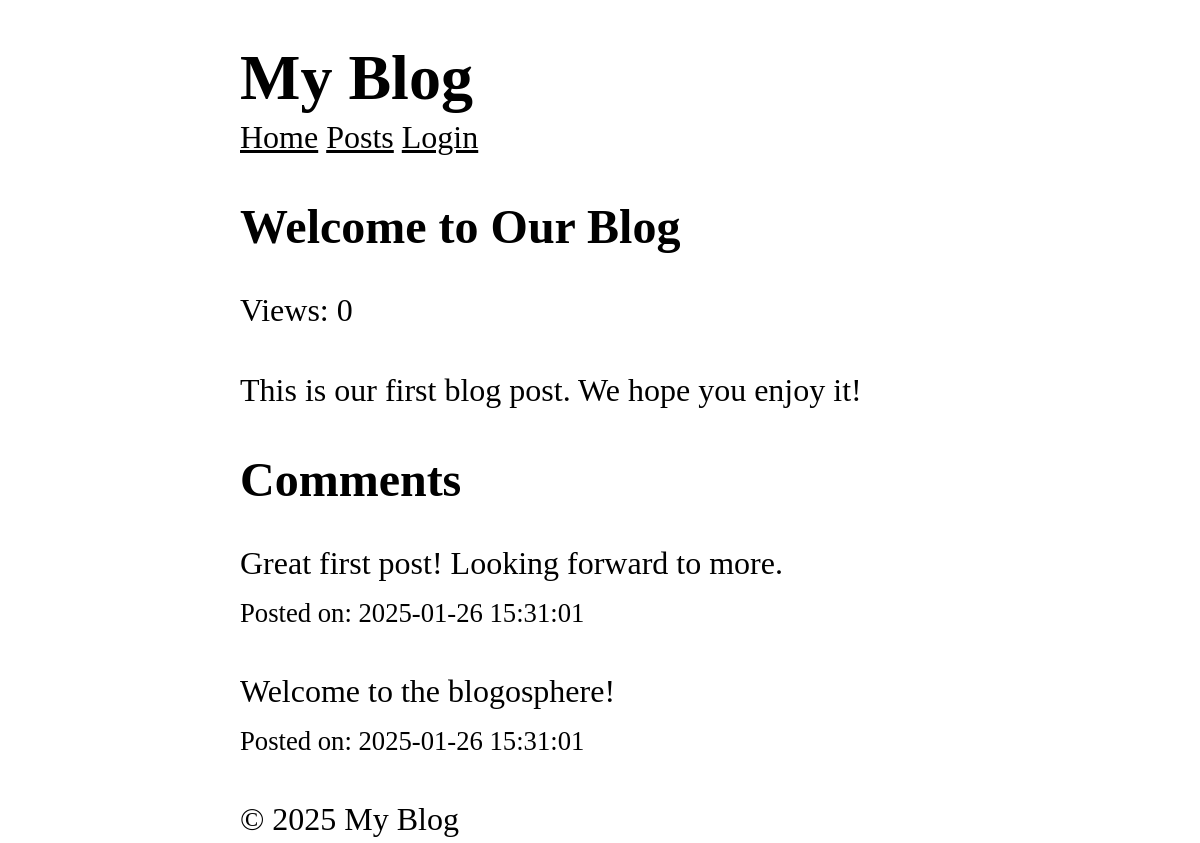
Before: /posts/1 with the older database file.
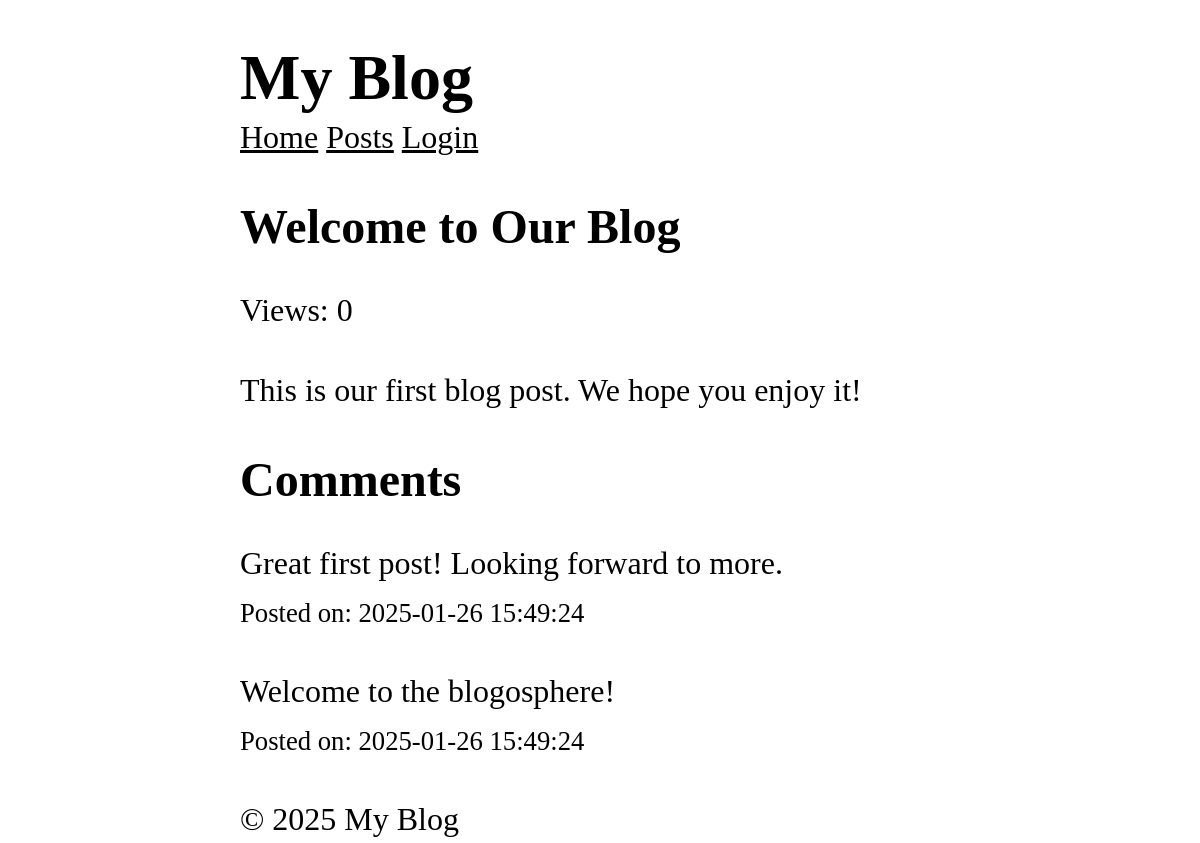
After: the same page with the newer database file.
### tables this page shows
CREATE TABLE posts (
  id INTEGER PRIMARY KEY AUTOINCREMENT,
  title TEXT NOT NULL,
  content TEXT NOT NULL,
  views INTEGER DEFAULT 0,
  user_id INTEGER NOT NULL,
  created_at DATETIME DEFAULT CURRENT_TIMESTAMP,
  FOREIGN KEY (user_id) REFERENCES users (id)
);

CREATE TABLE comments (
  id INTEGER PRIMARY KEY AUTOINCREMENT,
  content TEXT NOT NULL,
  user_id INTEGER NOT NULL,
  post_id INTEGER NOT NULL,
  created_at DATETIME DEFAULT CURRENT_TIMESTAMP,
  FOREIGN KEY (user_id) REFERENCES users (id),
  FOREIGN KEY (post_id) REFERENCES posts (id)
);

### core/Router.php (called while the page is built, shortened)
<?php
class Router
{
  protected array $routes = [];
  public function add(string $method, string $uri, string $controller): void
  {
    $this->routes[] = [
      'method' => $method,
      'uri' => $uri,
      'controller' => $controller
    ];
  }
  public function dispatch(string $uri, string $method): string
  {
    $route = $this->findRoute($uri, $method);
    [$controller, $action] = explode('@', $route['controller']);
    return $this->callAction($controller, $action, $route['params']);
  }
  protected function findRoute(string $uri, string $method): ?array
  {
    foreach ($this->routes as $route) {
      $params = $this->matchRoute($route['uri'], $uri);
      if ($params !== null && $route['method'] === $method) {
        return [...$route, 'params' => $params];
      }
    }
    return null;
  }
  protected function matchRoute(string $routeUri, string $requestUri): ?array
  {
    $routeSegments = explode('/', trim($routeUri, '/'));
    $requestSegments = explode('/', trim($requestUri, '/'));
    if (count($routeSegments) !== count($requestSegments)) {
      return null;
    }
    $params = [];
    foreach ($routeSegments as $index => $routeSegment) {
      if (str_starts_with($routeSegment, '{') && str_ends_with($routeSegment, '}')) {
        $params[trim($routeSegment, '{}')] = $requestSegments[$index];
      } elseif ($routeSegment !== $requestSegments[$index]) {
        return null;
      }
    }
    return $params;
  }
  protected function callAction(string $controller, string $action, array $params): string
  {
    return (new $controllerClass)->$action(...$params);
  }
}

### core/App.php (called while the page is built, shortened)
<?php
class App {
  protected static $container = [];
  public static function bind(string $key, mixed $value): void {
    static::$container[$key] = $value;
  }
  public static function get(string $key): mixed {
    return static::$container[$key];
  }
}

### core/Model.php (called while the page is built, shortened)
<?php
abstract class Model
{
  protected static string $table;
  public static function find(mixed $id): ?static
  {
    $db = App::get('database');
    return $db->fetch("SELECT * FROM " . static::$table . " WHERE id = ?", [$id], static::class);
  }
}

### core/Database.php (called while the page is built, shortened)
<?php
class Database
{
  protected $pdo;
  public function __construct(array $config)
  {
    try {
      $dsn = $this->createDsn($config);
      $username = $config['username'] ?? null;
      $password = $config['password'] ?? null;
      $options = $config['options'] ?? null;
      $this->pdo = new PDO($dsn, $username, $password, $options);
      $this->pdo->setAttribute(PDO::ATTR_ERRMODE, PDO::ERRMODE_EXCEPTION);
    } catch (PDOException $e) {
      throw new Exception("Could not connect to the database");
    }
  }
  protected function createDsn(array $config): string
  {
    $driver = $config['driver'];
    $dbname = $config['dbname'];
    return match ($driver) {
      'sqlite' => "sqlite:$dbname",
      default => throw new Exception("Unsupported database driver: $driver")
    };
  }
  public function query(string $sql, array $params = []): PDOStatement
  {
    $stmt = $this->pdo->prepare($sql);
    $stmt->execute($params);
    return $stmt;
  }
  public function fetchAll(string $sql, array $params = [], ?string $className = null): array
  {
    $stmt = $this->query($sql, $params);
    if ($className) {
      $results = $stmt->fetchAll(PDO::FETCH_ASSOC);
      return array_map(function ($row) use ($className) {
        $object = new $className();
        foreach ($row as $key => $value) {
          if (property_exists($object, $key)) {
            $object->$key = $value;
          }
        }
        return $object;
      }, $results);
    }
    return $stmt->fetchAll(PDO::FETCH_ASSOC);
  }
  public function fetch(string $sql, array $params = [], ?string $className = null): mixed
  {
    $stmt = $this->query($sql, $params);
    if ($className) {
      $result = $stmt->fetch(PDO::FETCH_ASSOC);
      if ($result) {
        $object = new $className();
        foreach ($result as $key => $value) {
          if (property_exists($object, $key)) {
            $object->$key = $value;
          }
        }
        return $object;
      }
      return null;
    }
    return $stmt->fetch(PDO::FETCH_ASSOC);
  }
}

### app/Controllers/PostController.php (called while the page is built, shortened)
<?php
class PostController {
  public function show($id) {
    $post = Post::find($id);
    $comments = Comment::forPost($id);
    Post::incrementViews($id);
    return View::render(
      template: 'post/show',
      layout: 'layouts/main',
      data: ['post' => $post, 'comments' => $comments]
    );
  }
}

### app/Models/Comment.php (called while the page is built, shortened)
<?php
class Comment extends Model
{
  public static function forPost($postId): array
  {
    $db = App::get('database');
    return $db->fetchAll(
      "SELECT * FROM comments WHERE post_id = ? ORDER BY created_at DESC",
      [$postId],
      static::class
    );
  }
}

### app/Models/Post.php (called while the page is built, shortened)
<?php
class Post extends Model
{
  public static function incrementViews($id): void
  {
    $db = App::get('database');
    $db->query(
      "UPDATE posts SET views = views + 1 WHERE id = ?",
      [$id]
    );
  }
}

### core/View.php (called while the page is built, shortened)
<?php
class View
{
  protected static $globals = [];
  public static function share(string $key, mixed $value): void
  {
    static::$globals[$key] = $value;
  }
  public static function render(string $template, array $data = [], string $layout = null): string
  {
    $data = [...static::$globals, ...$data];
    $content = static::renderTemplate(
      $template,
      $data
    );
    return static::renderLayout($layout, $data, $content);
  }
  protected static function renderTemplate(string $template, array $data): string
  {
    extract($data);
    $path = dirname(__DIR__) . "/app/Views/$template.php";
    require $path;
    return ob_get_clean();
  }
  protected static function renderLayout(?string $template, array $data, string $content): string
  {
    extract([...$data, 'content' => $content]);
    $path = dirname(__DIR__) . "/app/Views/$template.php";
    require $path;
    return ob_get_clean();
  }
}

### app/Views/post/show.php (the view)
<article>
  <h1><?= htmlspecialchars($post->title) ?></h1>
  <p>Views: <?= $post->views ?></p>
  <p>
    <?= nl2br(htmlspecialchars($post->content)) ?>
  </p>
</article>
<section>
  <h2>Comments</h2>
  <?php foreach($comments as $comment): ?>
    <div>
      <p>
        <?= nl2br(htmlspecialchars($comment->content)) ?>
      </p>
      <small>Posted on: <?= $comment->created_at ?></small>
    </div>
  <?php endforeach ?>
</section>

### public/index.php (shortened to what this page needs)
<?php
$router = new Router();
$uri = parse_url($_SERVER['REQUEST_URI'])['path'];
$method = $_SERVER['REQUEST_METHOD'];
echo $router->dispatch($uri, $method);

### app/Views/layouts/main.php (shortened to what this page needs)
<!DOCTYPE html>
<html lang="en">
<head>
  <link rel="stylesheet" href="/style.css" />
</head>
<body>
  <header>
    <h1>My Blog</h1>
  </header>
  <nav>
    <a href="/">Home</a>
    <a href="/posts">Posts</a>
    <?php if ($user): ?>
      <form action="/logout" method="POST">
        <button>Logout (<?= $user->email ?>)</button>
      </form>
    <?php else: ?>
      <a href="/login">Login</a>
    <?php endif ?>
  </nav>
  <main>
    <?= $content ?>
  </main>
  <footer>
    <p>&copy; <?= date('Y') ?> My Blog</p>
  </footer>
</body>
</html>

### public/style.css (style rules this page uses)
*, *::before, *::after { box-sizing: border-box; }
html { -moz-text-size-adjust: none; -webkit-text-size-adjust: none; text-size-adjust: none; }
body, h1, h2, h3, h4, p, figure, blockquote, dl, dd { margin-block-end: 0; }
body { min-height: 100vh; line-height: 1.5; max-width: 60%; margin-left: auto; margin-right: auto; font-size: 2em; font-family: Cambria, Cochin, Georgia, Times, "Times New Roman", serif; }
h1, h2, h3, h4, button, input, label { line-height: 1.1; }
h1, h2, h3, h4 { text-wrap: balance; }
a:not([class]) { text-decoration-skip-ink: auto; color: currentColor; }

Changed rows visible on the page:
changed comments "Great first post! Looking forward to more.": created_at "2025-01-26 15:31:01" → "2025-01-26 15:49:24"
changed comments "Welcome to the blogosphere!": created_at "2025-01-26 15:31:01" → "2025-01-26 15:49:24"
